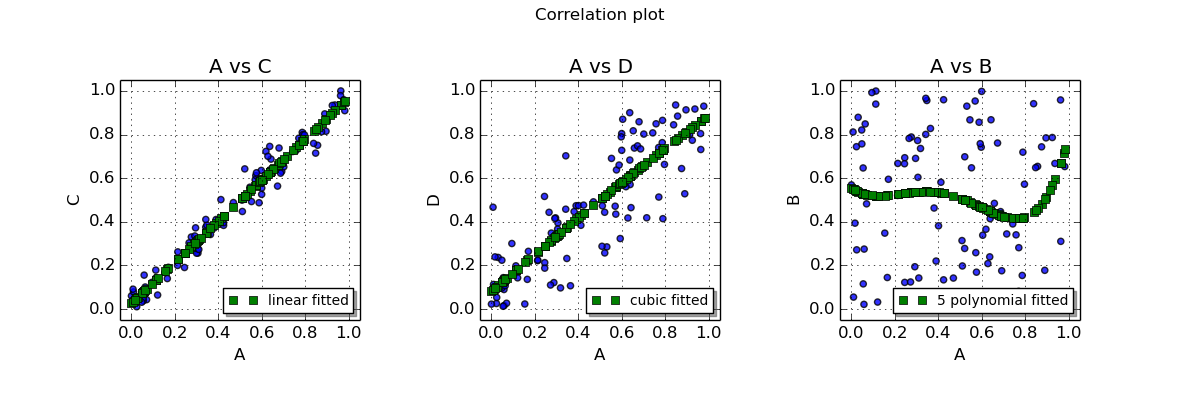

This figure's Python source:
##############################################
##############################################
#      Principle of urban informatics        # 
#      Assignment 8                          #
#      Dimas Rinarso Putro | [email redacted]  #
#      No.4b                                 #
##############################################
import argparse,csv,sys,os
from datetime import date,datetime
import numpy as np
import pandas as pd
import matplotlib
from matplotlib import pyplot as plt
from pandas.tools.plotting import scatter_matrix as scatter
from pandas.io.stata import read_stata as rd_stata
import statsmodels.api as sm
import statsmodels.formula.api as smf
from statsmodels.sandbox.regression.predstd import wls_prediction_std

def main(filename):

  df = pd.read_csv(filename)  

  correlationTable = df.corr(method='pearson', min_periods=1)
  correlationTable = correlationTable.sort(['A'], ascending=[0])
  geneName=correlationTable.ix[1:,0].index.tolist()

  fig, ax = plt.subplots(1, 3, figsize=(12,4))
  fig.subplots_adjust(left=0.1, right=0.9, top=0.8, bottom=0.2, wspace=0.5)


  for idx,gene in enumerate(geneName):
    ax[idx].set_title('A vs '+gene)
    ax[idx].scatter(df['A'], df[gene], c='b',marker='o',alpha=0.8)
    ax[idx].set_ylabel(gene)
    ax[idx].set_xlabel('A')
    ax[idx].set_xlim(-0.05,1.05)
    ax[idx].set_ylim(-0.05,1.05)
    ax[idx].grid(True)

    #Fit regression model
    #linear
    if idx == 0:
      X = sm.add_constant(df['A'])
      model = sm.OLS(df[gene], X)
      result = model.fit()
      ax[idx].plot(df['A'], result.fittedvalues, 'gs', alpha=1, 
                   linewidth=1.5,label=("linear fitted"))
      ax[idx].legend(loc='lower right', shadow=True, fontsize="small")
    # cubic
    if idx == 1:
      model_cubic = smf.ols(formula='%s~ 1 + A+ I(A ** 2.0)'%(gene), data=df)
      result = model_cubic.fit()
      ax[idx].plot(df['A'], result.fittedvalues, 'gs', alpha=1, 
                   linewidth=1.5,label=("cubic fitted "))
      ax[idx].legend(loc='lower right', shadow=True, fontsize="small")
    # 5 polynomial
    if idx == 2:
      model_poly = smf.ols(formula='%s~ 1 + A+ I(A ** 2.0)+ I(A ** 3.0)+ I(A ** 4.0)+ I(A ** 5.0)'%(gene), data=df)
      result = model_poly.fit()
      ax[idx].plot(df['A'], result.fittedvalues, 'gs', alpha=1, 
                   linewidth=1.5,label=("5 polynomial fitted"))
      ax[idx].legend(loc='lower right', shadow=True, fontsize="small")

  plt.suptitle('Correlation plot')
  plt.savefig('problem4b.png')
  plt.show()

if __name__ == '__main__':
  parser = argparse.ArgumentParser()
  parser.add_argument("file", help="enter dta file name / directory")
  args = parser.parse_args()
  filename = args.file
  main(filename)
